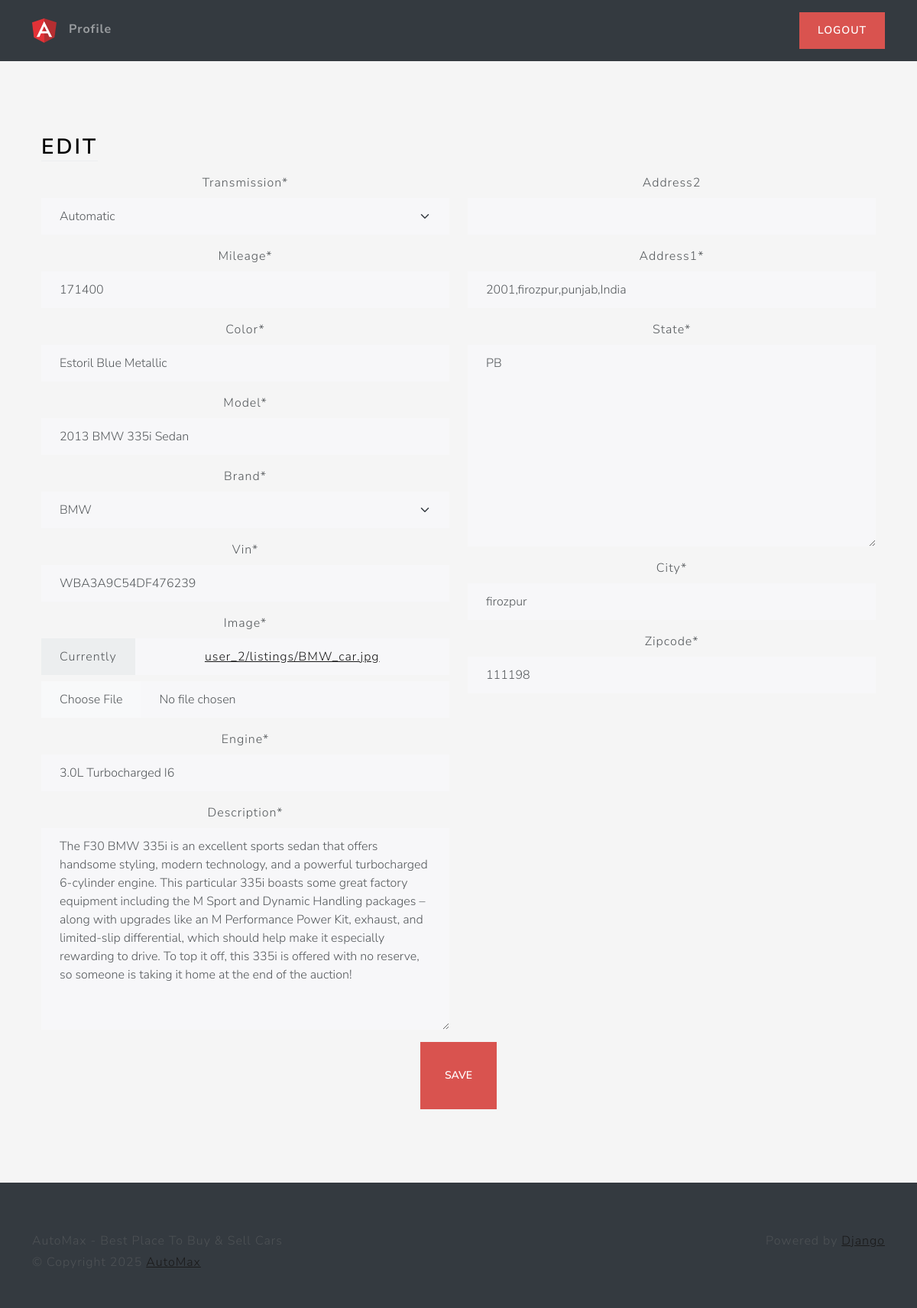
Screenshot of /listing/102f9c96-d039-4bbb-8621-49b1c74c2142/edit/ (signed in) with the database file from the repository.
### first_app/models.py (models this page shows, shortened)
class Listing(models.Model):
    id = models.UUIDField(primary_key=True, default=uuid.uuid4, unique=True, editable=False)
    created_at = models.DateTimeField(auto_now_add=True)
    updated_at = models.DateTimeField(auto_now=True)
    seller = models.ForeignKey(Profile, on_delete=models.CASCADE)
    brand = models.CharField(max_length=24, choices=CARS_BRANDS, default=None)
    model = models.CharField(max_length=64,)
    vin = models.CharField(max_length=17,)
    mileage = models.IntegerField(default=0)
    color = models.CharField(max_length=24,)
    description = models.TextField()
    engine = models.CharField(max_length=24,)
    transmission = models.CharField(
        max_length=24, choices=TRANSMISSION_OPTIONS, default=None)
    location = models.OneToOneField(
        Location, on_delete=models.SET_NULL, null=True)
    image = models.ImageField(upload_to=user_listing_path)

### user_app/models.py (models this page shows, shortened)
class Location(models.Model):
    address1 = models.CharField(max_length=128, blank=True)
    address2 = models.CharField(max_length=128, blank=True)
    city = models.CharField(max_length=64)
    state = INStateField( default = 'KL')
    zipcode = models.CharField(
        max_length=6,
        blank=True,
        validators=[
            RegexValidator(
                regex=r'^\d{6}$',
                message="Enter a valid 6-digit ZIP code."
            )
        ],
        help_text="Enter a valid 6-digit Indian postal code."
    )

### first_app/views.py (the view)
# urls.py: path('listing/<str:id>/edit/', views.edit_view, name='edit'),
@login_required
def edit_view(request, id):
    try:
        listing = Listing.objects.get(id=id)
        if listing is None:
            raise Exception()
        if request.method == 'POST':
            listing_form = ListingForm(request.POST, request.FILES, instance=listing)
            location_form = LocationForm(request.POST, instance=listing.location)
            if listing_form.is_valid() and location_form.is_valid():
                listing_form.save()
                location_form.save()
                messages.info(request, f'Listing {id} Updated Successfully!')
                return redirect('home')
            else:
                messages.error(request,'An error occured while trying to edit the listing.')
                return reload()
        else:
            listing_form = ListingForm(instance=listing)
            location_form = LocationForm(instance=listing.location)
        context = {'location_form':location_form, 'listing_form':listing_form }
        return render(request,'views/edit.html',context)
    except Exception as e:
        messages.error(request,'An error occured while trying to edit the listing.')
        return redirect('home')

### user_app/forms.py
class LocationForm(forms.ModelForm):
    address1 = forms.CharField(required=True)
    zipcode = forms.CharField(required=True)
    class Meta:
        model = Location
        fields = {'address1', 'address2', 'city', 'state', 'zipcode'}

### first_app/forms.py
class ListingForm(forms.ModelForm):
    class Meta:
        model = Listing
        fields = {'brand','model','vin','mileage','color','description','engine','transmission','image'}

### first_app/templates/views/edit.html (shortened to what this page needs)
{% extends 'base/base.html' %}
{% load static %}
{% load crispy_forms_tags %}
{% block body %}
<div class="container-fluid text-center py-5">
    <div class="container px-4 py-5">
        <div class="row g-4">
            <div class="col d-flex align-items-start">
                <div>
                    <h2 class="mb-3 border-bottom" style="color: black">Edit</h2>
                </div>
            </div>
        </div>
        <form action="" method="post" enctype="multipart/form-data">
            <div class="row">
                <div class="col-6">
                    {{ listing_form|crispy }}
                </div>
                <div class="col-6">
                    {{ location_form|crispy }}
                </div>
            </div>
            <button class="btn btn-lg btn-danger" type="submit">Save</button>
        </form>
    </div>
</div>
{% endblock %}

### first_app/static/css/style.css (style rules this page uses)
html, body { height: 100%; }
body { align-items: center; padding-bottom: 40px; background-color: #f5f5f5; }
.h2, h2 { color: white; }

### rows the page displays
Listing: transmission "Automatic", mileage "171400", color "Estoril Blue Metallic", model "2013 BMW 335i Sedan", brand "BMW", vin "WBA3A9C54DF476239", engine "3.0L Turbocharged I6", description "The F30 BMW 335i is an excellent sports sedan that offers handsome styling, modern technology, and a powerful turbocharged 6-cylinder engine. This particular 335i boasts some great factory equipment including the M Sport and Dynamic Handling packages – along with upgrades like an M Performance Power Kit, exhaust, and limited-slip differential, which should help make it especially rewarding to drive. To top it off, this 335i is offered with no reserve, so someone is taking it home at the end of the auction!"
Location: address1 "2001,firozpur,punjab,India", state "PB", city "firozpur", zipcode "111198"
